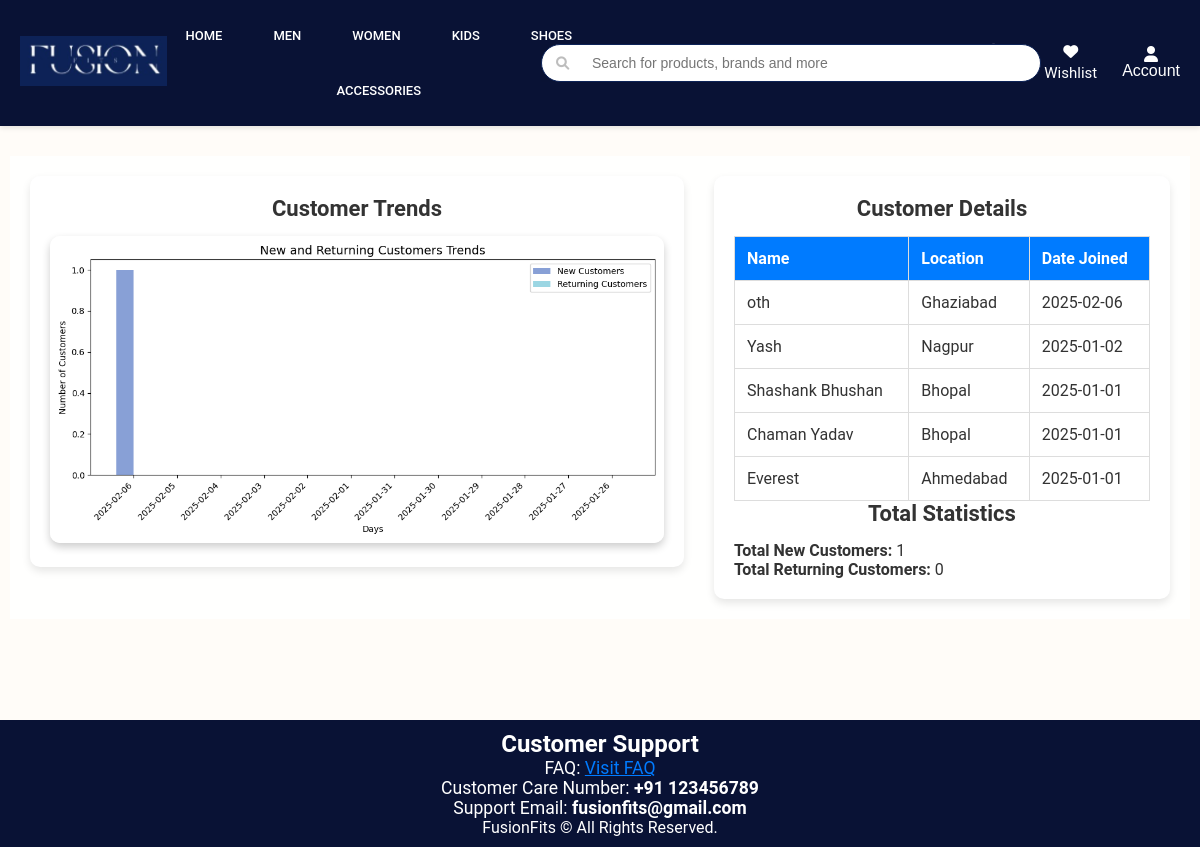
/visualization/customer_trends, run on the app's committed database.
### app/models.py (models this page shows, shortened)
class User(UserMixin, db.Model):
    id = db.Column(db.Integer, primary_key=True)
    username = db.Column(db.String(50), nullable=False)
    email = db.Column(db.String(100), unique=True, nullable=False)
    password = db.Column(db.String(255), nullable=False)
    role = db.Column(db.String(20), nullable=False)
    contact = db.Column(db.String(20), nullable=False)
    address = db.Column(db.String(200), nullable=False)
    city = db.Column(db.String(100), nullable=False)
    dob = db.Column(db.Date, nullable=False)
    reset_token = db.Column(db.String(128), nullable=True)

### app/visualization.py (the view)
@visualization.route("/customer_trends")
def customer_trends():
    today = datetime.today()
    days = [(today - timedelta(days=i)).strftime('%Y-%m-%d') for i in range(12)]  # Last 12 days
    new_customers_data = (
        db.session.query(User.dob, db.func.count(User.id))
        .filter(User.dob >= today - timedelta(days=12))
        .group_by(User.dob)
        .all()
    )
    returning_customers_data = (
        db.session.query(OrderDetails.order_date, db.func.count(OrderDetails.user_id))
        .filter(OrderDetails.order_date >= today - timedelta(days=12))
        .group_by(OrderDetails.order_date)
        .all()
    )
    new_customers = {str(date): count for date, count in new_customers_data}
    returning_customers = {str(date): count for date, count in returning_customers_data}
    new_customers_list = [new_customers.get(day, 0) for day in days]
    returning_customers_list = [returning_customers.get(day, 0) for day in days]
    plt.figure(figsize=(10, 5))
    bar_width = 0.4
    x_indices = range(len(days))
    plt.bar(x_indices, new_customers_list, width=bar_width, label="New Customers", color="#6a89cc", alpha=0.8)
    plt.bar([x + bar_width for x in x_indices], returning_customers_list, width=bar_width, label="Returning Customers", color="#82ccdd", alpha=0.8)
    plt.title("New and Returning Customers Trends", fontsize=14)
    plt.xlabel("Days")
    plt.ylabel("Number of Customers")
    plt.xticks([x + bar_width / 2 for x in x_indices], days, rotation=45, ha="right")
    plt.legend()
    plt.tight_layout()
    buffer = io.BytesIO()
    plt.savefig(buffer, format="png")
    buffer.seek(0)
    chart_base64 = base64.b64encode(buffer.getvalue()).decode("utf-8")
    buffer.close()
    new_customers_details = (
        db.session.query(User.username, User.city, User.dob)
        .order_by(User.dob.desc())
        .limit(5)
        .all()
    )
    new_customers_details = [
        {"name": user.username, "location": user.city, "date_joined": user.dob} for user in new_customers_details
    ]
    total_new_customers = sum(new_customers_list)
    total_returning_customers = sum(returning_customers_list)
    return render_template(
        "Customer_trends.html",
        chart_base64=chart_base64,
        new_customers_details=new_customers_details,
        total_new_customers=total_new_customers,
        total_returning_customers=total_returning_customers,
    )

### app/templates/customer_trends.html (shortened to what this page needs)
<!DOCTYPE html>
<html lang="en">
<head>
</head>
<body>
    {% extends "home.html" %}
    {% block content %}
    <div class="form-container">
        <div class="button-container">
            <a href="/visualization/roles_chart" class="button">View Users by Roles</a>
            <a href="/visualization/sales_by_city" class="button">Sales Based on City</a>
            <a href="/visualization/revenue_trends" class="button">Revenue Trends</a>
            <a href="/visualization/delivery_chart" class="button">Delivery Chart</a>
            <a href="/visualization/inventory_status" class="button">Inventory Status</a>
            <a href="/visualization/financial_health" class="button">Financial Status</a>
            <a href="/visualization/customer_trends" class="button">Customer Trends</a>
        </div>
        <div class="content">
            <div class="chart-container">
                <h3>Customer Trends</h3>
                <img alt="Customer Trends">
            </div>
            <div class="table-container">
                <h3>Customer Details</h3>
                <table>
                    <tr>
                        <th>Name</th>
                        <th>Location</th>
                        <th>Date Joined</th>
                    </tr>
                    {% for customer in new_customers_details %}
                    <tr>
                        <td>{{ customer.name }}</td>
                        <td>{{ customer.location }}</td>
                        <td>{{ customer.date_joined.strftime('%Y-%m-%d') }}</td>
                    </tr>
                    {% endfor %}
                </table>
                <h3>Total Statistics</h3>
                <p><strong>Total New Customers:</strong> {{ total_new_customers }}</p>
                <p><strong>Total Returning Customers:</strong> {{ total_returning_customers }}</p>
            </div>
        </div>
    </div>
    {% endblock %}

### app/static/home.css (style rules this page uses)
* { margin: 0; padding: 0; box-sizing: border-box; }
body { margin: 0; padding: 0; background-color: #f4f4f4; background-color: #FFDAB9; color: #333; */ }

### data on the page
User: name "oth", location "Ghaziabad", date_joined "2025-02-06"
User: name "Yash", location "Nagpur", date_joined "2025-01-02"
User: name "Shashank Bhushan", location "Bhopal", date_joined "2025-01-01"
User: name "Chaman Yadav", location "Bhopal", date_joined "2025-01-01"
User: name "Everest", location "Ahmedabad", date_joined "2025-01-01"

### other printed values
{{ total_new_customers }} "1"
{{ total_returning_customers }} "0"
